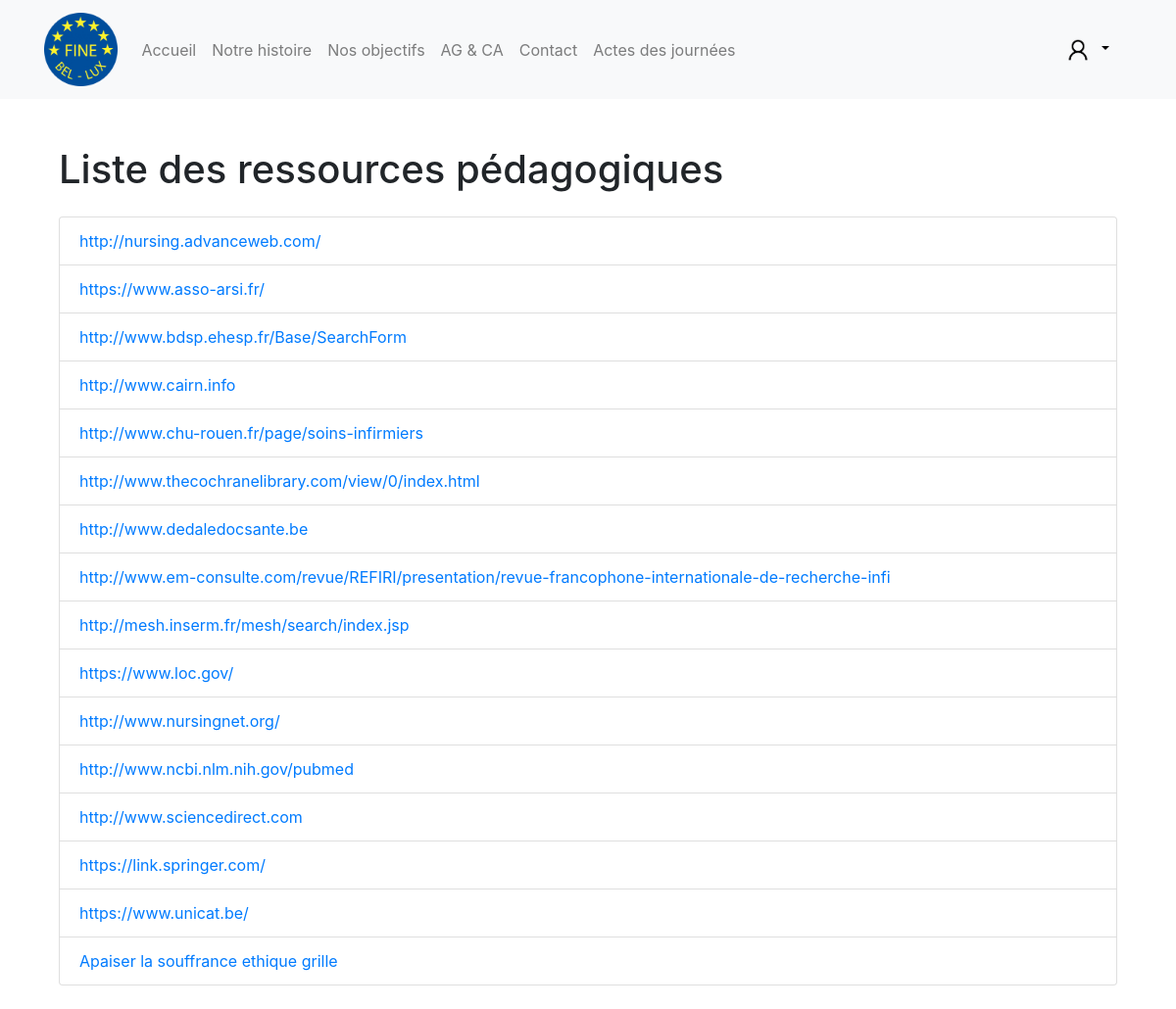
Page /ressources-pedagogiques (signed in) on the earlier database version.
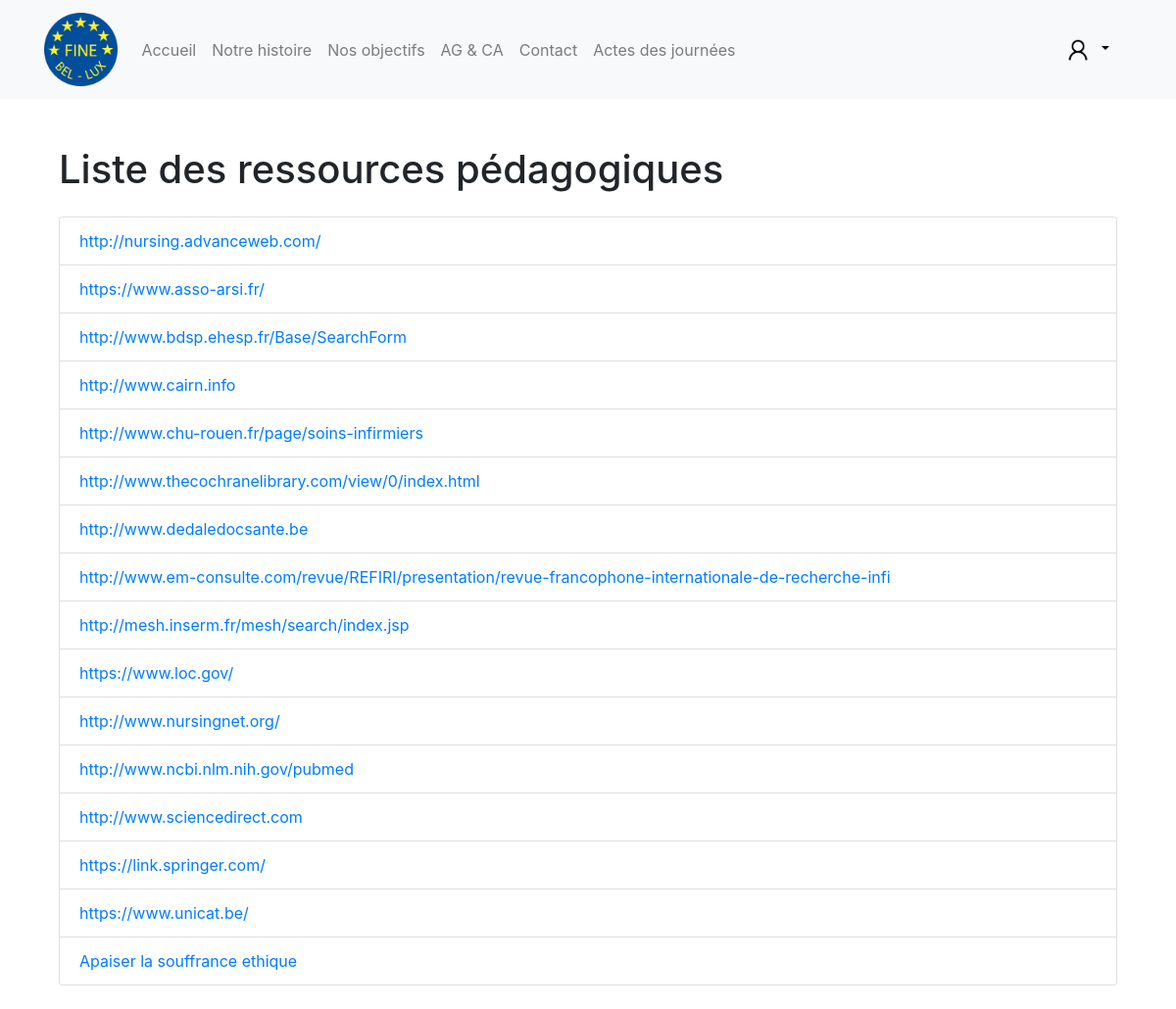
Same page on the later database version.
### main/models.py (models this page shows, shortened)
class LearningResources(models.Model):
    title = models.CharField(max_length=100)
    url = models.URLField(blank=True, null=True)  # Autoriser le champ URL à être vide
    file = models.FileField(upload_to='learning-ressources/', blank=True, null=True)

### main/views.py (the view)
# urls.py: path('ressources-pedagogiques', views.learning_ressources, name="learning-ressources"),
def learning_ressources(request):
    learning_ressources = LearningResources.objects.all()
    return render(request, 'main/learning-ressources.html', {
        'learning_ressources': learning_ressources,
    })

### main/templates/main/learning-ressources.html
{% extends "main/base.html" %}
{% load static %}
{% block content %}
<div class="container mt-5">
    <h1 class="text-left mb-4">Liste des ressources pédagogiques</h1>
    {% if learning_ressources %}
    <ul class="list-group mb-4 {{ cat }}">
        {% for ressource in learning_ressources %}
        <li class="list-group-item d-flex justify-content-between align-items-center">
            <a href="{% if ressource.file %}{{ ressource.file.url }}{% else %}{{ ressource.url }}{% endif %}"
                target="_blank" class="text-decoration-none">
                {{ ressource.title }}
            </a>
        </li>
        {% endfor %}
    </ul>
    {% endif %}
</div>
{% endblock content %}

Differences in the rows shown:
changed LearningResources: title "Apaiser la souffrance ethique grille" → "Apaiser la souffrance ethique"
